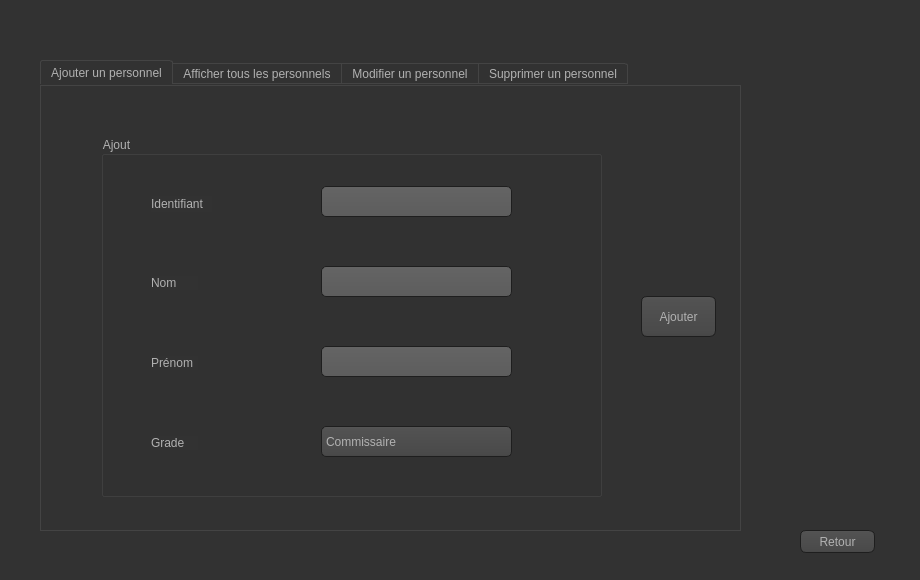
<?xml version="1.0" encoding="UTF-8"?>
<ui version="4.0">
 <class>Crud_Personnel</class>
 <widget class="QDialog" name="Crud_Personnel">
  <property name="geometry">
   <rect>
    <x>0</x>
    <y>0</y>
    <width>920</width>
    <height>580</height>
   </rect>
  </property>
  <property name="windowTitle">
   <string>Gérer les personnels</string>
  </property>
  <property name="styleSheet">
   <string notr="true">QToolTip
{
     border: 1px solid black;
     background-color: #ffa02f;
     padding: 1px;
     border-radius: 3px;
     opacity: 100;
}

QWidget
{
    color: #b1b1b1;
    background-color: #323232;
}

QWidget:item:hover
{
    background-color: QLinearGradient( x1: 0, y1: 0, x2: 0, y2: 1, stop: 0 #ffa02f, stop: 1 #ca0619);
    color: #000000;
}

QWidget:item:selected
{
    background-color: QLinearGradient( x1: 0, y1: 0, x2: 0, y2: 1, stop: 0 #ffa02f, stop: 1 #d7801a);
}

QMenuBar::item
{
    background: transparent;
}

QMenuBar::item:selected
{
    background: transparent;
    border: 1px solid #ffaa00;
}

QMenuBar::item:pressed
{
    background: #444;
    border: 1px solid #000;
    background-color: QLinearGradient(
        x1:0, y1:0,
        x2:0, y2:1,
        stop:1 #212121,
        stop:0.4 #343434/*,
        stop:0.2 #343434,
        stop:0.1 #ffaa00*/
    );
    margin-bottom:-1px;
    padding-bottom:1px;
}

QMenu
{
    border: 1px solid #000;
}

QMenu::item
{
    padding: 2px 20px 2px 20px;
}

QMenu::item:selected
{
    color: #000000;
}

QWidget:disabled
{
    color: #404040;
    background-color: #323232;
}

QAbstractItemView
{
    background-color: QLinearGradient( x1: 0, y1: 0, x2: 0, y2: 1, stop: 0 #4d4d4d, stop: 0.1 #646464, stop: 1 #5d5d5d);
}

QWidget:focus
{
    /*border: 2px solid QLinearGradient( x1: 0, y1: 0, x2: 0, y2: 1, stop: 0 #ffa02f, stop: 1 #d7801a);*/
}

QLineEdit
{
    background-color: QLinearGradient( x1: 0, y1: 0, x2: 0, y2: 1, stop: 0 #4d4d4d, stop: 0 #646464, stop: 1 #5d5d5d);
    padding: 1px;
    border-style: solid;
    border: 1px solid #1e1e1e;
    border-radius: 5;
}

QPushButton
{
    color: #b1b1b1;
    background-color: QLinearGradient( x1: 0, y1: 0, x2: 0, y2: 1, stop: 0 #565656, stop: 0.1 #525252, stop: 0.5 #4e4e4e, stop: 0.9 #4a4a4a, stop: 1 #464646);
    border-width: 1px;
    border-color: #1e1e1e;
    border-style: solid;
    border-radius: 6;
    padding: 3px;
    font-size: 12px;
    padding-left: 5px;
    padding-right: 5px;
}

QPushButton:pressed
{
    background-color: QLinearGradient( x1: 0, y1: 0, x2: 0, y2: 1, stop: 0 #2d2d2d, stop: 0.1 #2b2b2b, stop: 0.5 #292929, stop: 0.9 #282828, stop: 1 #252525);
}

QComboBox
{
    selection-background-color: #ffaa00;
    background-color: QLinearGradient( x1: 0, y1: 0, x2: 0, y2: 1, stop: 0 #565656, stop: 0.1 #525252, stop: 0.5 #4e4e4e, stop: 0.9 #4a4a4a, stop: 1 #464646);
    border-style: solid;
    border: 1px solid #1e1e1e;
    border-radius: 5;
}

QComboBox:hover,QPushButton:hover
{
    border: 2px solid QLinearGradient( x1: 0, y1: 0, x2: 0, y2: 1, stop: 0 #ffa02f, stop: 1 #d7801a);
}


QComboBox:on
{
    padding-top: 3px;
    padding-left: 4px;
    background-color: QLinearGradient( x1: 0, y1: 0, x2: 0, y2: 1, stop: 0 #2d2d2d, stop: 0.1 #2b2b2b, stop: 0.5 #292929, stop: 0.9 #282828, stop: 1 #252525);
    selection-background-color: #ffaa00;
}

QComboBox QAbstractItemView
{
    border: 2px solid darkgray;
    selection-background-color: QLinearGradient( x1: 0, y1: 0, x2: 0, y2: 1, stop: 0 #ffa02f, stop: 1 #d7801a);
}

QComboBox::drop-down
{
     subcontrol-origin: padding;
     subcontrol-position: top right;
     width: 15px;

     border-left-width: 0px;
     border-left-color: darkgray;
     border-left-style: solid; /* just a single line */
     border-top-right-radius: 3px; /* same radius as the QComboBox */
     border-bottom-right-radius: 3px;
 }

QComboBox::down-arrow
{
     image: url(:/down_arrow.png);
}

QGroupBox:focus
{
border: 2px solid QLinearGradient( x1: 0, y1: 0, x2: 0, y2: 1, stop: 0 #ffa02f, stop: 1 #d7801a);
}

QTextEdit:focus
{
    border: 2px solid QLinearGradient( x1: 0, y1: 0, x2: 0, y2: 1, stop: 0 #ffa02f, stop: 1 #d7801a);
}

QScrollBar:horizontal {
     border: 1px solid #222222;
     background: QLinearGradient( x1: 0, y1: 0, x2: 0, y2: 1, stop: 0.0 #121212, stop: 0.2 #282828, stop: 1 #484848);
     height: 7px;
     margin: 0px 16px 0 16px;
}

QScrollBar::handle:horizontal
{
      background: QLinearGradient( x1: 0, y1: 0, x2: 1, y2: 0, stop: 0 #ffa02f, stop: 0.5 #d7801a, stop: 1 #ffa02f);
      min-height: 20px;
      border-radius: 2px;
}

QScrollBar::add-line:horizontal {
      border: 1px solid #1b1b19;
      border-radius: 2px;
      background: QLinearGradient( x1: 0, y1: 0, x2: 1, y2: 0, stop: 0 #ffa02f, stop: 1 #d7801a);
      width: 14px;
      subcontrol-position: right;
      subcontrol-origin: margin;
}

QScrollBar::sub-line:horizontal {
      border: 1px solid #1b1b19;
      border-radius: 2px;
      background: QLinearGradient( x1: 0, y1: 0, x2: 1, y2: 0, stop: 0 #ffa02f, stop: 1 #d7801a);
      width: 14px;
     subcontrol-position: left;
     subcontrol-origin: margin;
}

QScrollBar::right-arrow:horizontal, QScrollBar::left-arrow:horizontal
{
      border: 1px solid black;
      width: 1px;
      height: 1px;
      background: white;
}

QScrollBar::add-page:horizontal, QScrollBar::sub-page:horizontal
{
      background: none;
}

QScrollBar:vertical
{
      background: QLinearGradient( x1: 0, y1: 0, x2: 1, y2: 0, stop: 0.0 #121212, stop: 0.2 #282828, stop: 1 #484848);
      width: 7px;
      margin: 16px 0 16px 0;
      border: 1px solid #222222;
}

QScrollBar::handle:vertical
{
      background: QLinearGradient( x1: 0, y1: 0, x2: 0, y2: 1, stop: 0 #ffa02f, stop: 0.5 #d7801a, stop: 1 #ffa02f);
      min-height: 20px;
      border-radius: 2px;
}

QScrollBar::add-line:vertical
{
      border: 1px solid #1b1b19;
      border-radius: 2px;
      background: QLinearGradient( x1: 0, y1: 0, x2: 0, y2: 1, stop: 0 #ffa02f, stop: 1 #d7801a);
      height: 14px;
      subcontrol-position: bottom;
      subcontrol-origin: margin;
}

QScrollBar::sub-line:vertical
{
      border: 1px solid #1b1b19;
      border-radius: 2px;
      background: QLinearGradient( x1: 0, y1: 0, x2: 0, y2: 1, stop: 0 #d7801a, stop: 1 #ffa02f);
      height: 14px;
      subcontrol-position: top;
      subcontrol-origin: margin;
}

QScrollBar::up-arrow:vertical, QScrollBar::down-arrow:vertical
{
      border: 1px solid black;
      width: 1px;
      height: 1px;
      background: white;
}


QScrollBar::add-page:vertical, QScrollBar::sub-page:vertical
{
      background: none;
}

QTextEdit
{
    background-color: #242424;
}

QPlainTextEdit
{
    background-color: #242424;
}

QHeaderView::section
{
    background-color: QLinearGradient(x1:0, y1:0, x2:0, y2:1, stop:0 #616161, stop: 0.5 #505050, stop: 0.6 #434343, stop:1 #656565);
    color: white;
    padding-left: 4px;
    border: 1px solid #6c6c6c;
}

QCheckBox:disabled
{
color: #414141;
}

QDockWidget::title
{
    text-align: center;
    spacing: 3px; /* spacing between items in the tool bar */
    background-color: QLinearGradient(x1:0, y1:0, x2:0, y2:1, stop:0 #323232, stop: 0.5 #242424, stop:1 #323232);
}

QDockWidget::close-button, QDockWidget::float-button
{
    text-align: center;
    spacing: 1px; /* spacing between items in the tool bar */
    background-color: QLinearGradient(x1:0, y1:0, x2:0, y2:1, stop:0 #323232, stop: 0.5 #242424, stop:1 #323232);
}

QDockWidget::close-button:hover, QDockWidget::float-button:hover
{
    background: #242424;
}

QDockWidget::close-button:pressed, QDockWidget::float-button:pressed
{
    padding: 1px -1px -1px 1px;
}

QMainWindow::separator
{
    background-color: QLinearGradient(x1:0, y1:0, x2:0, y2:1, stop:0 #161616, stop: 0.5 #151515, stop: 0.6 #212121, stop:1 #343434);
    color: white;
    padding-left: 4px;
    border: 1px solid #4c4c4c;
    spacing: 3px; /* spacing between items in the tool bar */
}

QMainWindow::separator:hover
{

    background-color: QLinearGradient(x1:0, y1:0, x2:0, y2:1, stop:0 #d7801a, stop:0.5 #b56c17 stop:1 #ffa02f);
    color: white;
    padding-left: 4px;
    border: 1px solid #6c6c6c;
    spacing: 3px; /* spacing between items in the tool bar */
}

QToolBar::handle
{
     spacing: 3px; /* spacing between items in the tool bar */
     background: url(:/images/handle.png);
}

QMenu::separator
{
    height: 2px;
    background-color: QLinearGradient(x1:0, y1:0, x2:0, y2:1, stop:0 #161616, stop: 0.5 #151515, stop: 0.6 #212121, stop:1 #343434);
    color: white;
    padding-left: 4px;
    margin-left: 10px;
    margin-right: 5px;
}

QProgressBar
{
    border: 2px solid grey;
    border-radius: 5px;
    text-align: center;
}

QProgressBar::chunk
{
    background-color: #d7801a;
    width: 2.15px;
    margin: 0.5px;
}

QTabBar::tab {
    color: #b1b1b1;
    border: 1px solid #444;
    border-bottom-style: none;
    background-color: #323232;
    padding-left: 10px;
    padding-right: 10px;
    padding-top: 3px;
    padding-bottom: 2px;
    margin-right: -1px;
}

QTabWidget::pane {
    border: 1px solid #444;
    top: 1px;
}

QTabBar::tab:last
{
    margin-right: 0; /* the last selected tab has nothing to overlap with on the right */
    border-top-right-radius: 3px;
}

QTabBar::tab:first:!selected
{
 margin-left: 0px; /* the last selected tab has nothing to overlap with on the right */


    border-top-left-radius: 3px;
}

QTabBar::tab:!selected
{
    color: #b1b1b1;
    border-bottom-style: solid;
    margin-top: 3px;
    background-color: QLinearGradient(x1:0, y1:0, x2:0, y2:1, stop:1 #212121, stop:.4 #343434);
}

QTabBar::tab:selected
{
    border-top-left-radius: 3px;
    border-top-right-radius: 3px;
    margin-bottom: 0px;
}

QTabBar::tab:!selected:hover
{
    /*border-top: 2px solid #ffaa00;
    padding-bottom: 3px;*/
    border-top-left-radius: 3px;
    border-top-right-radius: 3px;
    background-color: QLinearGradient(x1:0, y1:0, x2:0, y2:1, stop:1 #212121, stop:0.4 #343434, stop:0.2 #343434, stop:0.1 #ffaa00);
}

QRadioButton::indicator:checked, QRadioButton::indicator:unchecked{
    color: #b1b1b1;
    background-color: #323232;
    border: 1px solid #b1b1b1;
    border-radius: 6px;
}

QRadioButton::indicator:checked
{
    background-color: qradialgradient(
        cx: 0.5, cy: 0.5,
        fx: 0.5, fy: 0.5,
        radius: 1.0,
        stop: 0.25 #ffaa00,
        stop: 0.3 #323232
    );
}

QCheckBox::indicator{
    color: #b1b1b1;
    background-color: #323232;
    border: 1px solid #b1b1b1;
    width: 9px;
    height: 9px;
}

QRadioButton::indicator
{
    border-radius: 6px;
}

QRadioButton::indicator:hover, QCheckBox::indicator:hover
{
    border: 1px solid #ffaa00;
}

QCheckBox::indicator:checked
{
    image:url(:/images/checkbox.png);
}

QCheckBox::indicator:disabled, QRadioButton::indicator:disabled
{
    border: 1px solid #444;
}</string>
  </property>
  <widget class="QTabWidget" name="tabWidget">
   <property name="geometry">
    <rect>
     <x>40</x>
     <y>60</y>
     <width>701</width>
     <height>471</height>
    </rect>
   </property>
   <property name="currentIndex">
    <number>0</number>
   </property>
   <widget class="QWidget" name="tab">
    <attribute name="title">
     <string>Ajouter un personnel</string>
    </attribute>
    <widget class="QGroupBox" name="groupBox">
     <property name="geometry">
      <rect>
       <x>60</x>
       <y>50</y>
       <width>501</width>
       <height>361</height>
      </rect>
     </property>
     <property name="title">
      <string>Ajout</string>
     </property>
     <widget class="QLineEdit" name="lineEdit_Id">
      <property name="geometry">
       <rect>
        <x>220</x>
        <y>50</y>
        <width>191</width>
        <height>31</height>
       </rect>
      </property>
      <property name="maxLength">
       <number>10</number>
      </property>
     </widget>
     <widget class="QLineEdit" name="lineEdit_Nom">
      <property name="geometry">
       <rect>
        <x>220</x>
        <y>130</y>
        <width>191</width>
        <height>31</height>
       </rect>
      </property>
      <property name="maxLength">
       <number>25</number>
      </property>
     </widget>
     <widget class="QLineEdit" name="lineEdit_Prenom">
      <property name="geometry">
       <rect>
        <x>220</x>
        <y>210</y>
        <width>191</width>
        <height>31</height>
       </rect>
      </property>
      <property name="maxLength">
       <number>25</number>
      </property>
     </widget>
     <widget class="QComboBox" name="comboBox_Grade">
      <property name="geometry">
       <rect>
        <x>220</x>
        <y>290</y>
        <width>191</width>
        <height>31</height>
       </rect>
      </property>
      <item>
       <property name="text">
        <string>Commissaire</string>
       </property>
      </item>
      <item>
       <property name="text">
        <string>Colonel-Major</string>
       </property>
      </item>
      <item>
       <property name="text">
        <string>Colonel</string>
       </property>
      </item>
      <item>
       <property name="text">
        <string>Lieutenant-Colonel</string>
       </property>
      </item>
      <item>
       <property name="text">
        <string>Commandant</string>
       </property>
      </item>
      <item>
       <property name="text">
        <string>Capitaine</string>
       </property>
      </item>
      <item>
       <property name="text">
        <string>Lieutenant</string>
       </property>
      </item>
      <item>
       <property name="text">
        <string>Sous-Lieutenant</string>
       </property>
      </item>
      <item>
       <property name="text">
        <string>Brigadier-Chef</string>
       </property>
      </item>
      <item>
       <property name="text">
        <string>Brigadier</string>
       </property>
      </item>
      <item>
       <property name="text">
        <string>Sous-Brigadier</string>
       </property>
      </item>
      <item>
       <property name="text">
        <string>Gardien</string>
       </property>
      </item>
      <item>
       <property name="text">
        <string>Caporal-Chef</string>
       </property>
      </item>
      <item>
       <property name="text">
        <string>Caporal</string>
       </property>
      </item>
     </widget>
     <widget class="QLabel" name="label">
      <property name="geometry">
       <rect>
        <x>50</x>
        <y>60</y>
        <width>61</width>
        <height>16</height>
       </rect>
      </property>
      <property name="text">
       <string>Identifiant</string>
      </property>
     </widget>
     <widget class="QLabel" name="label_2">
      <property name="geometry">
       <rect>
        <x>50</x>
        <y>140</y>
        <width>47</width>
        <height>14</height>
       </rect>
      </property>
      <property name="text">
       <string>Nom</string>
      </property>
     </widget>
     <widget class="QLabel" name="label_3">
      <property name="geometry">
       <rect>
        <x>50</x>
        <y>220</y>
        <width>47</width>
        <height>14</height>
       </rect>
      </property>
      <property name="text">
       <string>Prénom</string>
      </property>
     </widget>
     <widget class="QLabel" name="label_4">
      <property name="geometry">
       <rect>
        <x>50</x>
        <y>300</y>
        <width>47</width>
        <height>14</height>
       </rect>
      </property>
      <property name="text">
       <string>Grade</string>
      </property>
     </widget>
    </widget>
    <widget class="QPushButton" name="pushButton_AjoutPerso">
     <property name="geometry">
      <rect>
       <x>600</x>
       <y>210</y>
       <width>75</width>
       <height>41</height>
      </rect>
     </property>
     <property name="text">
      <string>Ajouter</string>
     </property>
    </widget>
   </widget>
   <widget class="QWidget" name="tab_2">
    <attribute name="title">
     <string>Afficher tous les personnels</string>
    </attribute>
    <widget class="QTableView" name="tableView_Personnel">
     <property name="geometry">
      <rect>
       <x>60</x>
       <y>50</y>
       <width>501</width>
       <height>361</height>
      </rect>
     </property>
    </widget>
   </widget>
   <widget class="QWidget" name="tab_3">
    <attribute name="title">
     <string>Modifier un personnel</string>
    </attribute>
    <widget class="QGroupBox" name="groupBox_2">
     <property name="geometry">
      <rect>
       <x>60</x>
       <y>50</y>
       <width>501</width>
       <height>361</height>
      </rect>
     </property>
     <property name="title">
      <string>Modification</string>
     </property>
     <widget class="QLineEdit" name="lineEdit_IdModif">
      <property name="geometry">
       <rect>
        <x>150</x>
        <y>120</y>
        <width>191</width>
        <height>31</height>
       </rect>
      </property>
      <property name="maxLength">
       <number>10</number>
      </property>
     </widget>
     <widget class="QComboBox" name="comboBox_GradeModif">
      <property name="geometry">
       <rect>
        <x>150</x>
        <y>250</y>
        <width>191</width>
        <height>31</height>
       </rect>
      </property>
      <item>
       <property name="text">
        <string>Commissaire</string>
       </property>
      </item>
      <item>
       <property name="text">
        <string>Colonel-Major</string>
       </property>
      </item>
      <item>
       <property name="text">
        <string>Colonel</string>
       </property>
      </item>
      <item>
       <property name="text">
        <string>Lieutenant-Colonel</string>
       </property>
      </item>
      <item>
       <property name="text">
        <string>Commandant</string>
       </property>
      </item>
      <item>
       <property name="text">
        <string>Capitaine</string>
       </property>
      </item>
      <item>
       <property name="text">
        <string>Lieutenant</string>
       </property>
      </item>
      <item>
       <property name="text">
        <string>Sous-Lieutenant</string>
       </property>
      </item>
      <item>
       <property name="text">
        <string>Brigadier-Chef</string>
       </property>
      </item>
      <item>
       <property name="text">
        <string>Brigadier</string>
       </property>
      </item>
      <item>
       <property name="text">
        <string>Sous-Brigadier</string>
       </property>
      </item>
      <item>
       <property name="text">
        <string>Gardien </string>
       </property>
      </item>
      <item>
       <property name="text">
        <string>Caporal-Chef</string>
       </property>
      </item>
      <item>
       <property name="text">
        <string>Caporal</string>
       </property>
      </item>
     </widget>
     <widget class="QLabel" name="label_5">
      <property name="geometry">
       <rect>
        <x>210</x>
        <y>90</y>
        <width>91</width>
        <height>16</height>
       </rect>
      </property>
      <property name="text">
       <string>Id du personnel</string>
      </property>
     </widget>
     <widget class="QLabel" name="label_6">
      <property name="geometry">
       <rect>
        <x>210</x>
        <y>220</y>
        <width>81</width>
        <height>16</height>
       </rect>
      </property>
      <property name="text">
       <string>Nouveau grade</string>
      </property>
     </widget>
    </widget>
    <widget class="QPushButton" name="pushButton_ModifPersonnel">
     <property name="geometry">
      <rect>
       <x>600</x>
       <y>210</y>
       <width>75</width>
       <height>41</height>
      </rect>
     </property>
     <property name="text">
      <string>Modifier</string>
     </property>
    </widget>
   </widget>
   <widget class="QWidget" name="tab_4">
    <attribute name="title">
     <string>Supprimer un personnel</string>
    </attribute>
    <widget class="QGroupBox" name="groupBox_3">
     <property name="geometry">
      <rect>
       <x>60</x>
       <y>50</y>
       <width>501</width>
       <height>361</height>
      </rect>
     </property>
     <property name="title">
      <string>Suppression</string>
     </property>
     <widget class="QLabel" name="label_7">
      <property name="geometry">
       <rect>
        <x>140</x>
        <y>130</y>
        <width>181</width>
        <height>41</height>
       </rect>
      </property>
      <property name="text">
       <string>Entrez l'id du personnel à supprimer</string>
      </property>
     </widget>
     <widget class="QLineEdit" name="lineEdit_IdSuppr">
      <property name="geometry">
       <rect>
        <x>140</x>
        <y>200</y>
        <width>191</width>
        <height>31</height>
       </rect>
      </property>
      <property name="maxLength">
       <number>10</number>
      </property>
     </widget>
    </widget>
    <widget class="QPushButton" name="pushButton_SupprPerso">
     <property name="geometry">
      <rect>
       <x>600</x>
       <y>210</y>
       <width>75</width>
       <height>41</height>
      </rect>
     </property>
     <property name="text">
      <string>Supprimer</string>
     </property>
    </widget>
   </widget>
  </widget>
  <widget class="QPushButton" name="pushButton_RetourGestionPerso">
   <property name="geometry">
    <rect>
     <x>800</x>
     <y>530</y>
     <width>75</width>
     <height>23</height>
    </rect>
   </property>
   <property name="text">
    <string>Retour</string>
   </property>
  </widget>
 </widget>
 <resources/>
 <connections/>
</ui>
